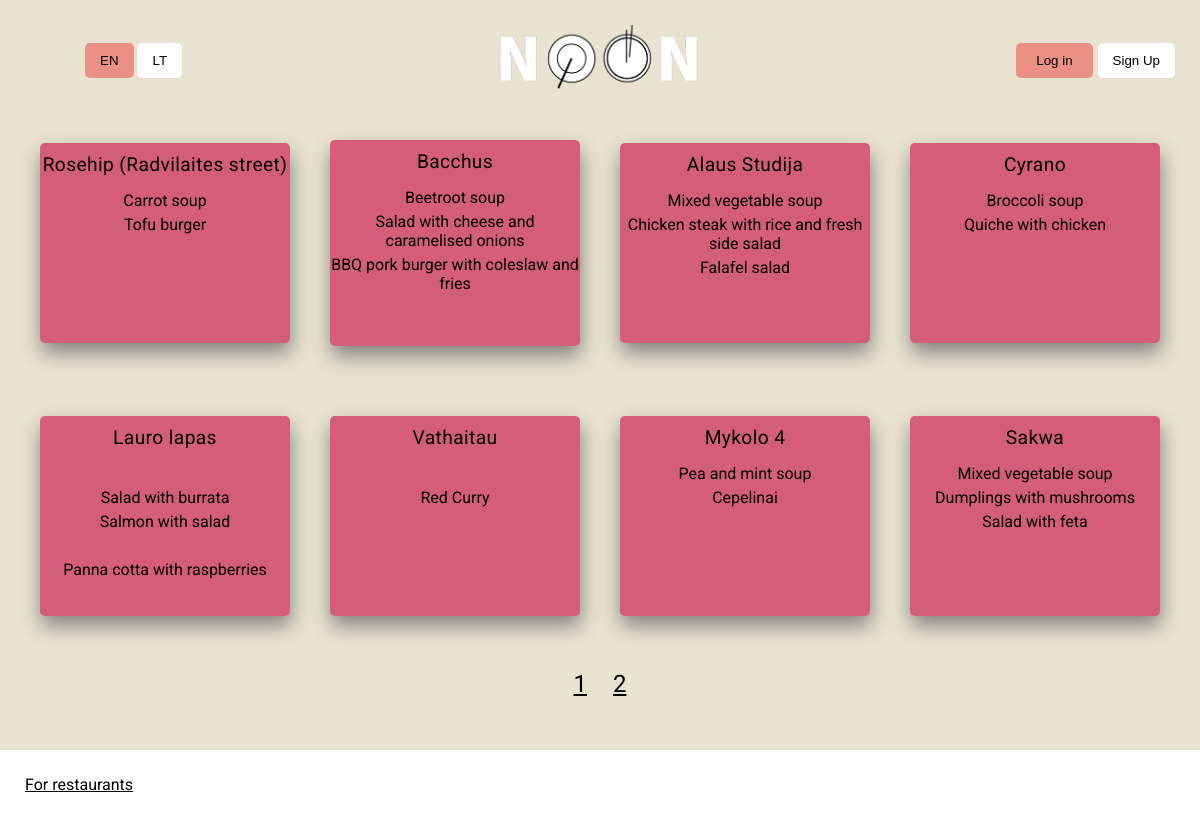
The page /noon/all_restaurants/ on the database its author committed.
### noon/models.py (models this page shows, shortened)
class Restaurant(models.Model):
    name = models.CharField('Name', max_length=200)
    restaurant_location = models.ForeignKey('Location', help_text="Choose restaurant's location", on_delete=models.CASCADE, null=True, related_name='locations')
    address = models.CharField('Street address', max_length=200, null=True)
    lunch_hours = models.CharField('Lunch hours', max_length=200, help_text='Lunch serving hours', default="11am - 3pm")
    favourites = models.ManyToManyField(User, related_name='favourites', blank=True)

class RestaurantWeeklyMenu(models.Model):
    restaurant = models.ForeignKey(Restaurant, verbose_name='Restaurant', on_delete=models.SET_NULL, null=True, related_name='restaurant')
    soup = models.CharField('Soup', max_length=200, blank=True, null=True)
    first_main = models.CharField('First Main', max_length=200, blank=True, default = 'main')
    second_main = models.CharField('Second Main', max_length=200, blank=True, null=True)
    third_main = models.CharField('Third Main', max_length=200, blank=True, null=True)
    dessert = models.CharField('Dessert', max_length=200, blank=True, null=True)
    visitor = models.ForeignKey(User, on_delete=models.SET_NULL, null=True, blank=True)
    WEEK_DAYS = (
        ('1', 'Monday'),
        ('2', 'Tuesday'),
        ('3', 'Wednesday'),
        ('4', 'Thursday'),
        ('5', 'Friday'),
    )
    weekday = models.CharField(
        max_length=1,
        choices=WEEK_DAYS,
        blank=True,
        default='1',
        help_text='Weekday',
            )

### noon/views.py (the view)
# urls.py: path('all_restaurants/', views.all_restaurants, name='all_restaurants'),
def all_restaurants(request):
    num_restaurants = Restaurant.objects.all().count()
    num_iter = list(range(1, num_restaurants+1))
    restaurants = Restaurant.objects.all()
    paginator = Paginator(restaurants, 8)
    page_number = request.GET.get('page')
    restaurants = paginator.get_page(page_number)
    paginator2 = Paginator(num_iter, 8)
    page_number2 = request.GET.get('page')
    num_iter = paginator2.get_page(page_number2)
    today = datetime.today().isoweekday()
    day_menus = RestaurantWeeklyMenu.objects.filter(weekday__exact=today)
    paginator3 = Paginator(day_menus, 8)
    page_number3 = request.GET.get('page')
    day_menus = paginator3.get_page(page_number3)
    grouped_list = zip(num_iter, restaurants, day_menus)
    context = {
        'grouped_list': grouped_list,
        'num_iter': num_iter,
    }
    return render(request, 'all_restaurants.html', context=context)

### noon/templates/all_restaurants.html (shortened to what this page needs)
{% extends "base.html" %}
{% block content %}
     <div class="row two_rows" >
            {% for item1, item2, item3 in grouped_list %}
                <div class="tab {{ item1 }}">
                    <h4>{{ item3.restaurant.name }}</h4>
                    <p>{% if item3.soup %}{{ item3.soup }}{% else %} &nbsp; {% endif %}</p>
                    <p>{% if item3.first_main %}{{ item3.first_main }}{% else %} &nbsp; {% endif %}</p>
                    <p>{% if item3.second_main %}{{ item3.second_main }}{% else %} &nbsp; {% endif %}</p>
                    <p>{% if item3.third_main %}{{ item3.third_main }}{% else %} &nbsp; {% endif %}</p>
                    <p>{% if item3.dessert %}{{ item3.dessert }}{% else %} &nbsp; {% endif %}</p>
                </div>
            {% endfor %}
    </div>
    <div class="pagination" >
          {% if num_iter.has_other_pages %}
            {% for i in num_iter.paginator.page_range %}
               {% if users.number == i %}
                    <span class="current" style="text-decoration:none; color:white">{{ i }} </span>
               {% else %}
                    <a href="?page={{ i }}">{{ i }}</a>
               {% endif %}
            {% endfor %}
          {% endif %}
      </div>
{% endblock %}

### noon/static/css/style.css (style rules this page uses)
* { margin: 0; padding: 0; }
body { background: rgb(233, 226, 208); font-family: 'Roboto'; }
.row { max-width: 1200px; height: 250px; background: rgb(233, 226, 208); display: flex; align-items: center; justify-content: center; flex-direction: row; }
.two_rows { min-height: 500px; }
@media (min-width: 450px) { .two_rows { flex-direction: row; flex-wrap: wrap; } }
@media (min-width: 450px) { .tab { width:250px; min-width:250px; min-height: 200px; background: rgb(212, 93, 121); text-align: center; margin: 20px; border-radius: 5px; border: none; filter: drop-shadow(1px 10px 10px rgb(131, 131, 131)); margin-bottom: 50px; transition: 0.3s; } }
@media (min-width: 450px) { .tab h4 { margin-top: 10px; margin-bottom: 15px; font-weight: 400; font-style: Regular; font-size: 1.2em; letter-spacing: 0.02em; } }
@media (min-width: 450px) { .tab p { margin-bottom: 5px; } }
@media (min-width: 450px) { .pagination { height: 80px; background: rgb(233, 226, 208); width: 100%; display: inline-block; align-items: center; text-align:center; margin: auto; padding-top:50px; font-size: 1.5em; } }
@media (min-width: 450px) { .pagination a { color: black; padding:10px } }

### rows shown on the page
Restaurant: restaurant.name "Rosehip (Radvilaites street)", soup "Carrot soup", first_main "Tofu burger"
Restaurant: restaurant.name "Bacchus", soup "Beetroot soup", first_main "Salad with cheese and caramelised onions", second_main "BBQ pork burger with coleslaw and fries"
Restaurant: restaurant.name "Alaus Studija", soup "Mixed vegetable soup", first_main "Chicken steak with rice and fresh side salad", second_main "Falafel salad"
Restaurant: restaurant.name "Cyrano", soup "Broccoli soup", first_main "Quiche with chicken"
Restaurant: restaurant.name "Lauro lapas", first_main "Salad with burrata", second_main "Salmon with salad", dessert "Panna cotta with raspberries"
Restaurant: restaurant.name "Vathaitau", first_main "Red Curry"
Restaurant: restaurant.name "Mykolo 4", soup "Pea and mint soup", first_main "Cepelinai"
Restaurant: restaurant.name "Sakwa", soup "Mixed vegetable soup", first_main "Dumplings with mushrooms", second_main "Salad with feta"

### other values the page prints
{{ i }} "1" "2"
